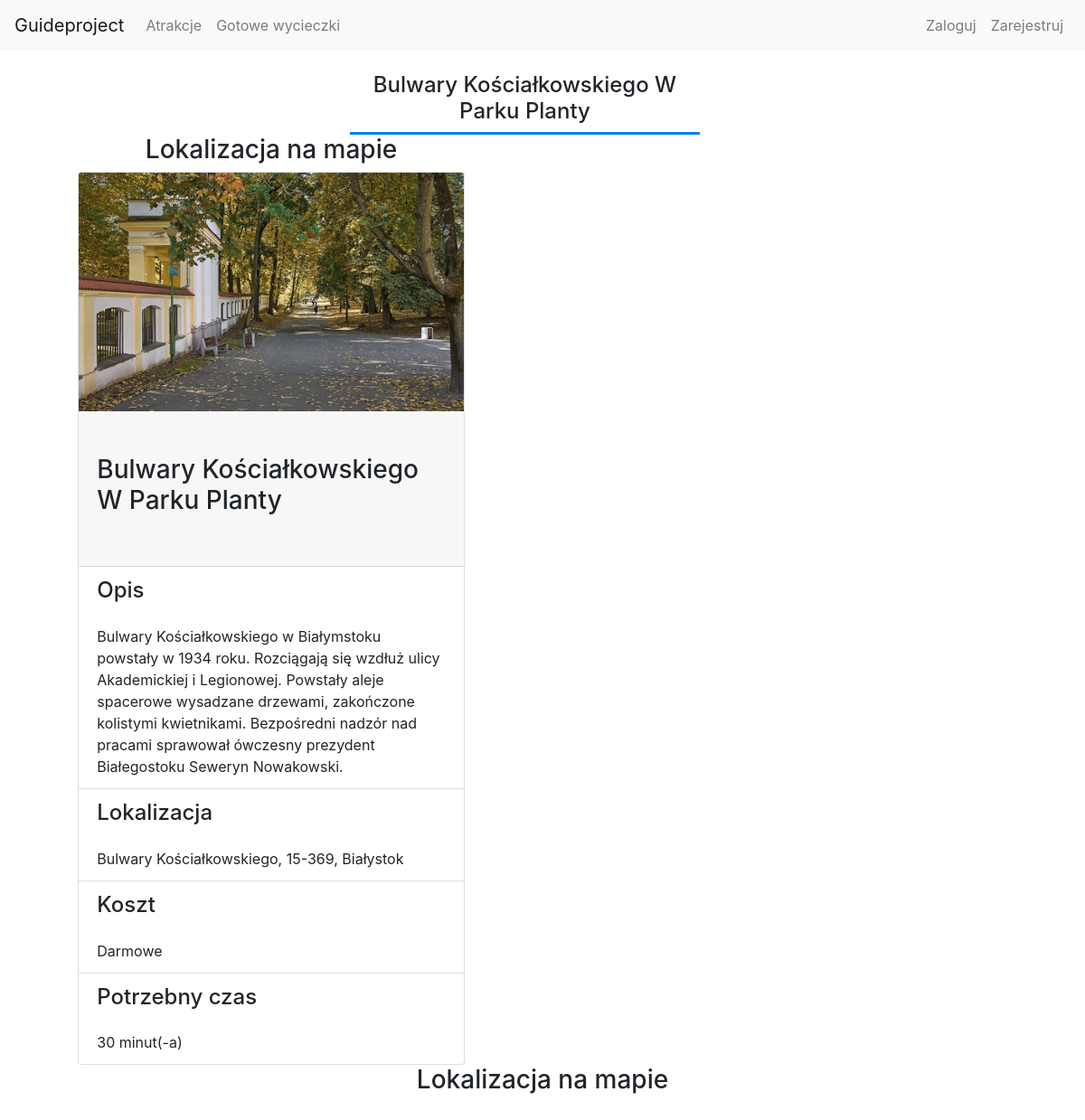
Screenshot of /guide/attraction/41 with the database file from the repository.
### guide/models.py (models this page shows, shortened)
class Attraction(models.Model):
    name = models.CharField(_("Name"),
                            max_length=200, help_text="Enter attraction's name.")
    description = models.TextField(max_length=500)
    categories = models.ManyToManyField(
        "Category")
    localization = models.ForeignKey(
        "Localization", verbose_name=_("Address"), on_delete=models.CASCADE, null=True, blank=True)
    timeNeededToSightsee = models.FloatField(
        _("Time neede to sightsee (in hours)"))
    ticketCost = models.FloatField(
        _("Ticket's cost"), default=0)
    def display_category(self):
        """Create a string for the Category. This is required to display category in Admin."""
        return ', '.join(category.name for category in self.categories.all())
    def getTimeAsFormattedString(self):
        hours = int(self.timeNeededToSightsee)
        minutes = int((self.timeNeededToSightsee % 1)*60)
        result = ''
        if hours:
            result += str(hours) + ' godzin(-a/y) '
        if minutes:
            result += str(minutes) + ' minut(-a)'
        return result
    def getFormattedCost(self):
        if self.ticketCost == 0:
            return 'Darmowe'
        else:
            return f'{str(self.ticketCost)} zł'
    display_category.short_description = 'Category'
    class Meta:
        ordering = ['name']

class Localization(models.Model):
    street = models.CharField(
        _("Street"), max_length=100, null=True, blank=True, default='')
    zipCode = models.CharField(_("Zip code"), max_length=100)
    city = models.CharField(_("City"), max_length=100)
    lattitude = models.FloatField(_("Lattitude"), default=0)
    longitude = models.FloatField(_("Longitude"), default=0)
    def __str__(self):
        if self.street:
            return '' + str(self.street) + ', ' + self.zipCode + ', ' + self.city
        else:
            return '' + self.zipCode + ', ' + self.city

### guide/views.py (the view)
class AttractionDetailView(DetailView):
    model = Attraction
    def get_context_data(self, **kwargs):
        context = super().get_context_data(**kwargs)
        context['attractionLocalization'] = extractInfo(self.object)
        context['form'] = SignUpForm
        if self.request.user.is_authenticated:
            shoppingcart = ShoppingCart.objects.get(owner=self.request.user)
            if shoppingcart.attractions.filter(pk=self.object.pk):
                context['inPlan'] = True
        return context

### guide/views.py (called while the page is built)
def extractInfo(attractionList):
    formattedInfo = []
    try:
        for attraction in attractionList:
            formattedInfo.append({'name': attraction.name,
                                  'lat-lng': {'lat': attraction.localization.lattitude, 'lng': attraction.localization.longitude}})
        return formattedInfo
    except:
        pass
    try:
        formattedInfo.append({'name': attractionList.name,
                              'lat-lng': {'lat': attractionList.localization.lattitude, 'lng': attractionList.localization.longitude}})
        return formattedInfo
    except:
        pass

### guide/templates/guide/attraction_detail.html (shortened to what this page needs)
{% extends "base.html" %}
{% block content %}
{% load static %}
<section class="container-fluid">
    <div class="row mt-4 mr-4">
        <div class="col-4 text-right">
        </div>
        <div class="col-4 text-center border-bottom border-primary border-3">
        <h4>{{attraction.name}}</h4>
        </div>
        <div class="col-4 text-right">
        </div>
    </div>
    <div class="row mt-32">
        <div class="col-6">
            <div class="row">
            <div class="col">
                        <h3 class="text-center">Lokalizacja na mapie</h3>
                    </div>
            </div>
            <div class="row">
            <div class="col">
            <div class="listing-block">
               <div class="card w-75  mx-auto">
                <img class="card-img-top" src="{% static "images/" %}{{attraction.name}}.jpeg" alt="{{attraction.name}}">
                <div class="card-header py-5">
                    <h3>{{attraction.name}}</h3>
                </div>
                <ul class="list-group list-group-flush">
                    <li class="list-group-item">
                    <h4 class="pb-3">Opis</h4>
                        {{attraction.description}}
                    </li>
                    <li class="list-group-item">
                    <h4 class="pb-3">Lokalizacja</h4>
                        {{attraction.localization}}
                    </li>
                    <li class="list-group-item">
                    <h4 class="pb-3">Koszt</h4>
                        {{attraction.getFormattedCost}}
                    </li>
                    <li class="list-group-item">
                    <h4 class="pb-3">Potrzebny czas</h4>
                        {{attraction.getTimeAsFormattedString}}
                    </li>
                </ul>
                </div>
            </div>
            </div>
            </div>
        </div>
        <div class="col">
            <div class="row">
                    <div class="col">
                        <h3 class="text-center">Lokalizacja na mapie</h3>
                    </div>
                </div>
                <div class="row">
                    <div class="" id="map"></div>
                </div>
        </div>
    </div>
</section>
{% endblock content %}

### guide/templates/guide/attraction_detail.html (style rules this page uses)
#map { height:600px; width:800px; margin: 0 auto 30px auto; }
.border-3 { border-width:3px !important; }

### rows the page displays
Attraction: name "Bulwary Kościałkowskiego W Parku Planty", name (picture), description "Bulwary Kościałkowskiego w Białymstoku powstały w 1934 roku. Rozciągają się wzdłuż ulicy Akademickiej i Legionowej. Powstały aleje spacerowe wysadzane drzewami, zakończone kolistymi kwietnikami. Bezpośredni nadzór nad pracami sprawował ówczesny prezydent Białegostoku Seweryn Nowakowski.", localization "Bulwary Kościałkowskiego, 15-369, Białystok", getFormattedCost "Darmowe", getTimeAsFormattedString "30 minut(-a)"
